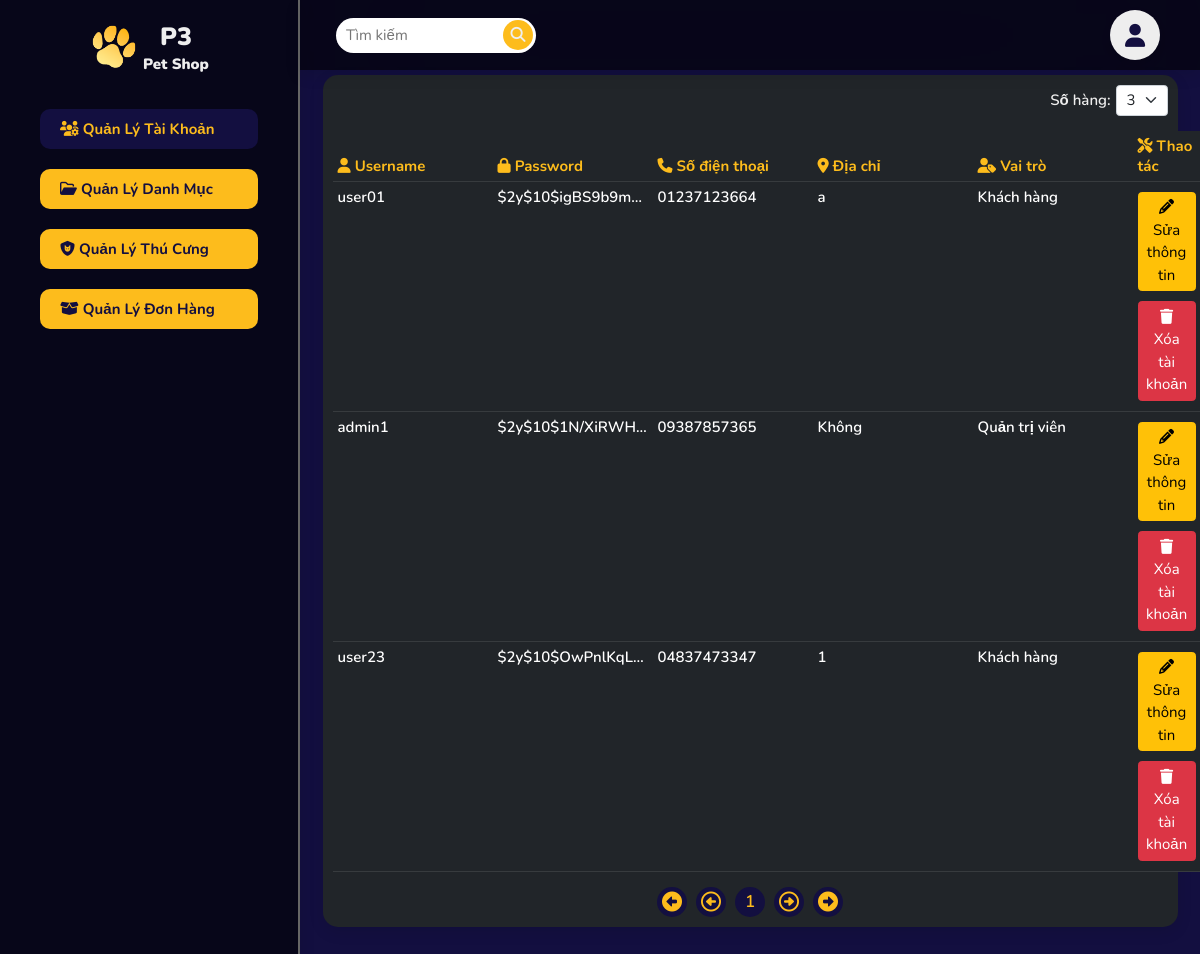
The page /admin_manage_account.php (signed in) on the database its author committed.
### tables this page shows
CREATE TABLE IF NOT EXISTS `users` (
  `id` int NOT NULL AUTO_INCREMENT,
  `username` varchar(25) NOT NULL,
  `password` varchar(150) NOT NULL,
  `phone` varchar(11) NOT NULL,
  `address` varchar(500) NOT NULL DEFAULT 'Không',
  `role` tinyint(1) DEFAULT '0',
  PRIMARY KEY (`id`),
  UNIQUE KEY `username` (`username`)
);

### app/models/Model.php (called while the page is built, shortened)
<?php
class Model
{
  public static $connection = NULL;
  public function __construct()
  {
    if (!self::$connection) {
      !self::$connection = new mysqli(DB_HOST, DB_USER, DB_PASS, DB_NAME);
    }
    return self::$connection;
  }
  public function select($sql)
  {
    $sql->execute();
    $items = $sql->get_result()->fetch_all(MYSQLI_ASSOC);
    return $items;
  }
}

### app/models/UserModel.php (called while the page is built, shortened)
<?php
class UserModel extends Model
{
  public function getUsersByPage($page, $perPage)
  {
    $start = ($page - 1) * $perPage;
    $sql = parent::$connection->prepare('SELECT * FROM `users` WHERE `role` != 2 LIMIT ?, ?');
    $sql->bind_param('ii', $start, $perPage);
    return parent::select($sql);
  }
  public function getTotalUsers()
  {
    $sql = parent::$connection->prepare('SELECT COUNT(id) AS `total_users` FROM `users`');
    return parent::select($sql)[0]['total_users'] - 1;
  }
}

### admin_manage_account.php (the view, shortened to what this page needs)
<?php
$userModel = new UserModel();
$page = 1;
if (isset($_SESSION['perPage'])) {
  $perPage = $_SESSION['perPage'];
} else {
  $perPage = 3;
}
$totalPage = ceil($userModel->getTotalUsers() / $perPage);
$userList = $userModel->getUsersByPage($page, $perPage);
?>
<!DOCTYPE html>
<html lang="en">
<head>
  <link rel="stylesheet" href="./public/fonts/font-awesome/css/all.min.css">
  <link rel="stylesheet" href="./public/vendor/bootstrap/css/bootstrap.min.css">
  <link rel="stylesheet" href="./public/css/style.css">
  <link rel="stylesheet" href="./public/css/style-admin.css">
</head>
<body>
  <section class="admin-sidebar">
    <a class="logo" href="."><img class="logo-img" src="./public/img/logo/P3.png" alt="P3 Logo"><span class="logo-text">P3<p class="logo-mini-text">Pet Shop</p></span></a>
    <ul class="admin-side-bar-list">
      <li class="admin-side-bar-item"><a class="admin-side-bar-link active" href="admin_manage_account.php"><i class="fa-solid fa-users-gear"></i> Quản lý tài khoản</a></li>
      <li class="admin-side-bar-item"><a class="admin-side-bar-link" href="admin_manage_category.php"><i class="fa-regular fa-folder-open"></i> Quản lý danh mục</a></li>
      <li class="admin-side-bar-item"><a class="admin-side-bar-link" href="admin_manage_pet.php"><i class="fa-solid fa-shield-cat"></i> Quản lý thú cưng</a></li>
      <li class="admin-side-bar-item"><a class="admin-side-bar-link" href="admin_manage_order.php"><i class="fa-solid fa-box-open"></i> Quản lý đơn hàng</a></li>
    </ul>
  </section>
  <section class="admin-content">
    <header class="header">
      <nav class="nav-bar">
        <ul class="nav-list">
          <li class="nav-item">
            <form class="serch-box" action="admin_serch_account.php?key=<?php if (isset($key)) {
                                                                          echo $key;
                                                                        } ?>">
              <input class="serch-box-input" type="text" name="key" placeholder="Tìm kiếm" value="<?php if (isset($key)) {
                                                                                                    echo $key;
                                                                                                  } ?>">
              <button class="serh-box-button button-serch" type="submit"><i class="fa fa-search"></i></button>
              <button class="serh-box-button button-reset" type="reset"><i class="fa-solid fa-xmark"></i></button>
            </form>
          </li>
        </ul>
      </nav>
      <div class="icon-bar">
        <ul class="icon-list">
          <li class="icon-item"><a class="icon-link" href="account.php"><i class="fa-solid fa-user"></i></a>
          </li>
        </ul>
      </div>
    </header>
    <main>
      <div class="table-wrap">
        <div class="table-bar mb-4">
          <section class="d-flex align-items-center">
            <span class="d-inline">Số hàng: </span>
            <form method="post" action="admin_manage_account.php" class="form-per-page d-inline-block ms-2">
              <select class="form-select" id="select-per-page" name="perPage">
                <option value="3" <?php if ($perPage == 3) {
                                    echo 'selected';
                                  } ?>>3</option>
              </select>
            </form>
          </section>
        </div>
        <table class="table table-hover table-dark">
          <thead>
            <tr>
              <th><i class="fa-solid fa-user"></i> Username</th>
              <th><i class="fa-solid fa-lock"></i> Password</th>
              <th><i class="fa-solid fa-phone"></i> Số điện thoại</th>
              <th><i class="fa-solid fa-location-dot"></i> Địa chỉ</th>
              <th><i class="fa-solid fa-user-tag"></i> Vai trò</th>
              <th><i class="fa-solid fa-screwdriver-wrench"></i> Thao tác</th>
            </tr>
          </thead>
          <tbody>
            <?php
            foreach ($userList as $user) {
              if ($user['role'] != 2) {
            ?>
                <tr>
                  <td><span class="table-content"><?php echo $user['username']; ?></span></td>
                  <td><span class="table-content"><?php echo $user['password']; ?></span></td>
                  <td><span class="table-content"><?php echo $user['phone']; ?></span></td>
                  <td><span class="table-content"><?php echo $user['address']; ?></span></td>
                  <td><span class="table-content"><?php if ($user['role'] == 1) {
                                                    echo 'Quản trị viên';
                                                  } else {
                                                    echo 'Khách hàng';
                                                  }; ?></span></td>
                  <td>
                    <a class="btn btn-warning mb-2 mt-2" href="admin_edit_account.php?username=<?php echo $user['username']; ?>&id=<?php echo $user['id']; ?>"><i class="fa-solid fa-pencil"></i> Sửa thông tin</a>
                    <form action="admin_delete_account.php" method="post" onsubmit="return confirm('Bạn có muốn xóa tài khoản có ID là <?php echo $user['id'] ?> ?')">
                      <button class="btn btn btn-danger mb-2 mt-2" type="submit"><i class="fa-solid fa-trash"></i> Xóa tài khoản</button>
                    </form>
                  </td>
                </tr>
            <?php
              }
            }
            ?>
          </tbody>
        </table>
        <nav aria-label="Page navigation" class="mt-4">
          <ul class="pagination justify-content-center">
            <?php if ($page == 1) {
            ?>
              <li class="page-item disabled">
                <a class="page-link"><i class="fa-solid fa-circle-left"></i></a>
              </li>
              <li class="page-item disabled">
                <a class="page-link"><i class="fa-regular fa-circle-left"></i></a>
              </li>
            <?php
            }
            ?>
            <?php
            if ($page == 1) {
              $getAdd = $page + 2;
              $getMinus = $page;
            } elseif ($page == $totalPage) {
              $getAdd = $page;
              $getMinus = $page - 2;
            } else {
              $getAdd = $page + 1;
              $getMinus = $page - 1;
            }
            for ($pageItem = 1; $pageItem <= $totalPage; $pageItem++) {
              if ($pageItem == $page) {
            ?>
                <li class="page-item active"><a class="page-link" href="admin_manage_account.php?page=<?php echo $pageItem; ?>"><?php echo $pageItem; ?></a></li>
              <?php
              } else {
              ?>
                <li class="page-item" <?php if ($pageItem > $getAdd || $pageItem < $getMinus) {
                                        echo "style='display:none;position:absolute'";
                                      } ?>><a class="page-link" href="admin_manage_account.php?page=<?php echo $pageItem; ?>"><?php echo $pageItem; ?></a></li>
            <?php
              }
            }
            ?>
            <?php if ($page == $totalPage) {
            ?>
              <li class="page-item disabled">
                <a class="page-link"><i class="fa-regular fa-circle-right"></i></a>
              </li>
              <li class="page-item disabled">
                <a class="page-link"><i class="fa-solid fa-circle-right"></i></a>
              </li>
            <?php
            }
            ?>
          </ul>
        </nav>
      </div>
    </main>
  </section>
</body>
</html>

### public/css/style.css (style rules this page uses)
:root { --pet-color: #fdbc1c; --black-color: #130f40; --white-color: #fff; --red-color: #dd3333; --green-color: #2eb62c; --light-color: #eee; --bg-color: #666; --border: 0.2rem solid var(--black-color); --box-shadow: 0 0.5rem 1.5rem rgba(0, 0, 0, 0.1); --box-shadow-2: rgba(0, 0, 0, 0.15) 0px 5px 15px 0px; --text-shadow-white: -1px -1px 0px rgba(155, 155, 155, 0.9), 2px 2px 0px rgba(155, 155, 155, 0.9), 4px 4px 0px rgba(155, 155, 155, 0.9); --text-shadow-black: -1px -1px 0px rgba(50, 50, 50, 0.9), 2px 2px 0px rgba(50, 50, 50, 0.9), 4px 4px 0px rgba(50, 50, 50, 0.9); --text-border-white: 2px 0 #fff, -2px 0 #fff, 0 2px #fff, 0 -2px #fff, 1px 1px #fff, -1px -1px #fff, 1px -1px #fff, -1px 1px #fff; --text-border-black: 2px 0 #000, -2px 0 #000, 0 2px #000, 0 -2px #000, 1px 1px #000, -1px -1px #000, 1px -1px #000, -1px 1px #000; }
* { margin: 0; padding: 0; box-sizing: border-box; outline: none; border: none; text-decoration: none; transition: 0.2s linear; }
html { font-size: 62.5%; scroll-behavior: smooth; scroll-padding-top: 4rem; }
body { font-family: "Nunito", sans-serif; font-size: 1.5rem; font-weight: 600; line-height: normal; color: var(--black-color); min-height: 1000px; }
a { color: var(--black-color); text-decoration: none; line-height: normal; }
p { margin: 0; color: inherit; }
dl, ol, ul { margin: 0; }
ul { list-style-type: none; padding: 0; }
li { display: inline-block; }
i { line-height: 0; }
main { margin-top: 7.5rem; padding-bottom: 50px; }
.btn { font-size: 1.5rem; }
.table-wrap { display: block; min-width: 80%; max-width: 95%; background-color: #212529; box-shadow: var(--box-shadow); padding: 1rem; margin: 0 auto; border-radius: 1.5rem; }
thead { color: var(--pet-color); }
.table-content { display: inline-block; width: 15rem; text-overflow: ellipsis; overflow: hidden; }
.table-bar { display: flex; justify-content: space-between; align-items: center; }
.form-select { font-size: 1.5rem; padding: 0.3rem 1rem; padding-right: 3rem; }
.header { display: flex; justify-content: space-between; align-items: center; padding: 1rem 3%; background-color: rgba(255, 255, 255, 0.7); backdrop-filter: blur(100px); box-shadow: var(--box-shadow); position: fixed; top: 0; left: 0; right: 0; z-index: 5; }
.logo { display: flex; align-items: center; justify-content: center; }
.logo-img { width: 5rem; }
.logo-text { font-weight: 900; font-size: 2.5rem; color: var(--black-color); padding-left: 0.4rem; text-align: center; }
.logo-mini-text { font-size: 1.5rem; }
.nav-list { display: flex; flex-wrap: wrap; justify-content: center; }
.nav-item { position: relative; }
.active { color: var(--pet-color); }
.serch-box-input { width: 20rem; height: 3.5rem; padding: 1rem; border-radius: 9rem; position: relative; transition: ease 0.3s; transition-delay: 0.3s; }
.button-serch { position: absolute; right: 0.3rem; top: 50%; background-color: var(--pet-color); width: 3rem; height: 3rem; border-radius: 10rem; color: var(--light-color); transform: translateY(-50%); transition: all 0.3s ease-in-out; }
.button-reset { position: absolute; right: 0.3rem; top: 50%; z-index: -1; width: 3rem; height: 3rem; background-color: var(--pet-color); border-radius: 10rem; color: var(--light-color); transform: translateY(-50%); transition: all 0.3s ease-in-out; }
.icon-list { display: flex; }
.icon-item { position: relative; }
.icon-link { display: flex; justify-content: center; align-items: center; font-size: 2.3rem; margin: 0 0.4rem; width: 5rem; height: 5rem; border-radius: 50%; background-color: var(--light-color); box-shadow: var(--box-shadow); }
.page-item { margin: 0 0.5rem; }
.page-link { display: inline-block; font-size: 1.7rem; width: 3rem; height: 3rem; display: flex; align-items: center; text-align: center; justify-content: center; border-radius: 10rem; color: var(--black-color); background-color: var(--pet-color); border: 0; }
.page-link i { font-size: 2rem; }
.page-item:first-child .page-link { border-top-left-radius: 10rem; border-bottom-left-radius: 10rem; }
.page-item:last-child .page-link { border-top-right-radius: 10rem; border-bottom-right-radius: 10rem; }
.active > .page-link, .page-link.active { background-color: var(--black-color); color: var(--pet-color); }
.disabled > .page-link, .page-link.disabled { background-color: var(--black-color); color: var(--pet-color); }

### rows shown on the page
users: username "user01", password "$2y$10$igBS9b9m…", phone "01237123664", address "a", role "Khách hàng"
users: username "admin1", password "$2y$10$1N/XiRWH…", phone "09387857365", address "Không", role "Quản trị viên"
users: username "user23", password "$2y$10$OwPnlKqL…", phone "04837473347", address "1", role "Khách hàng"
